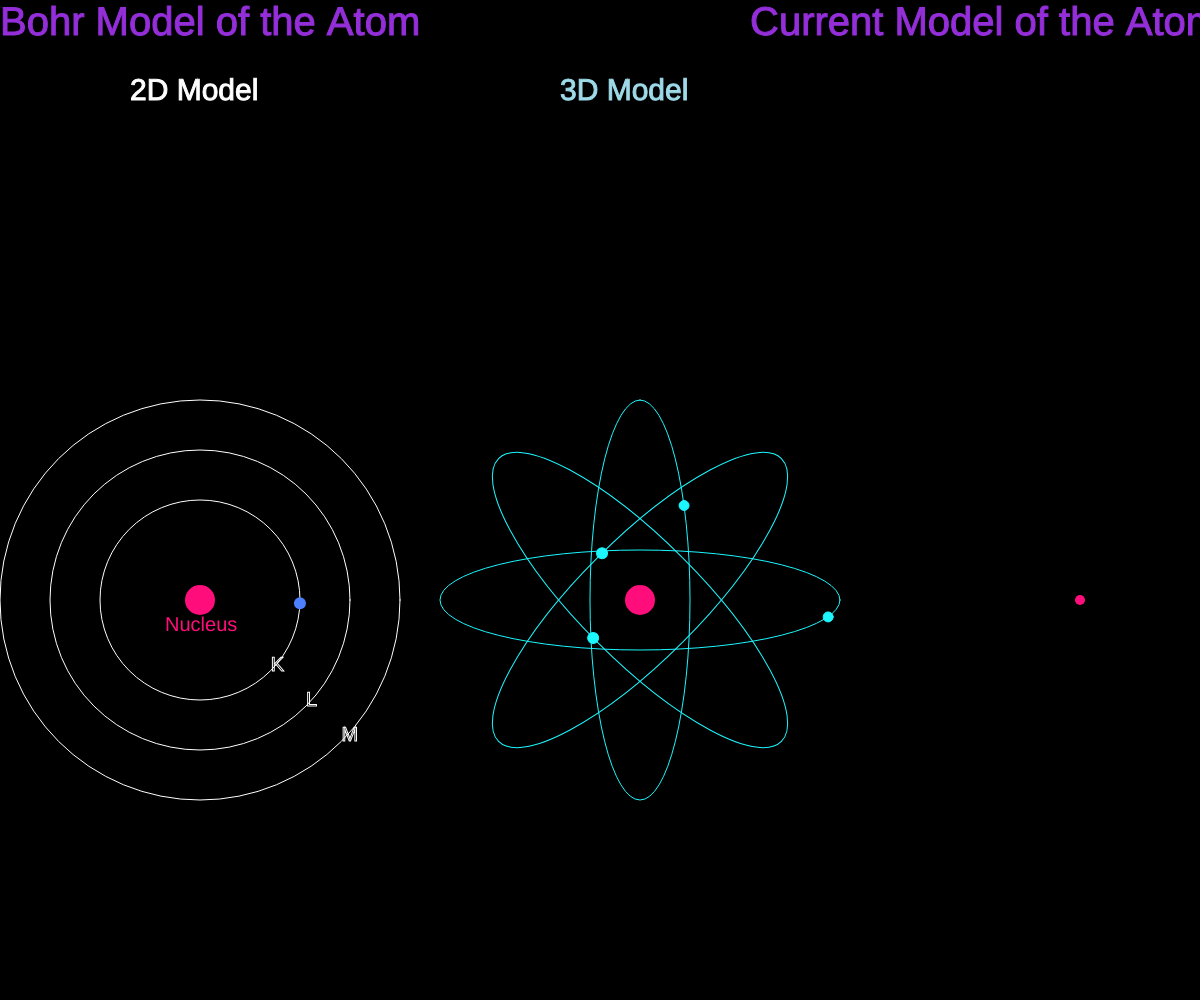
Frame 1 (no input)
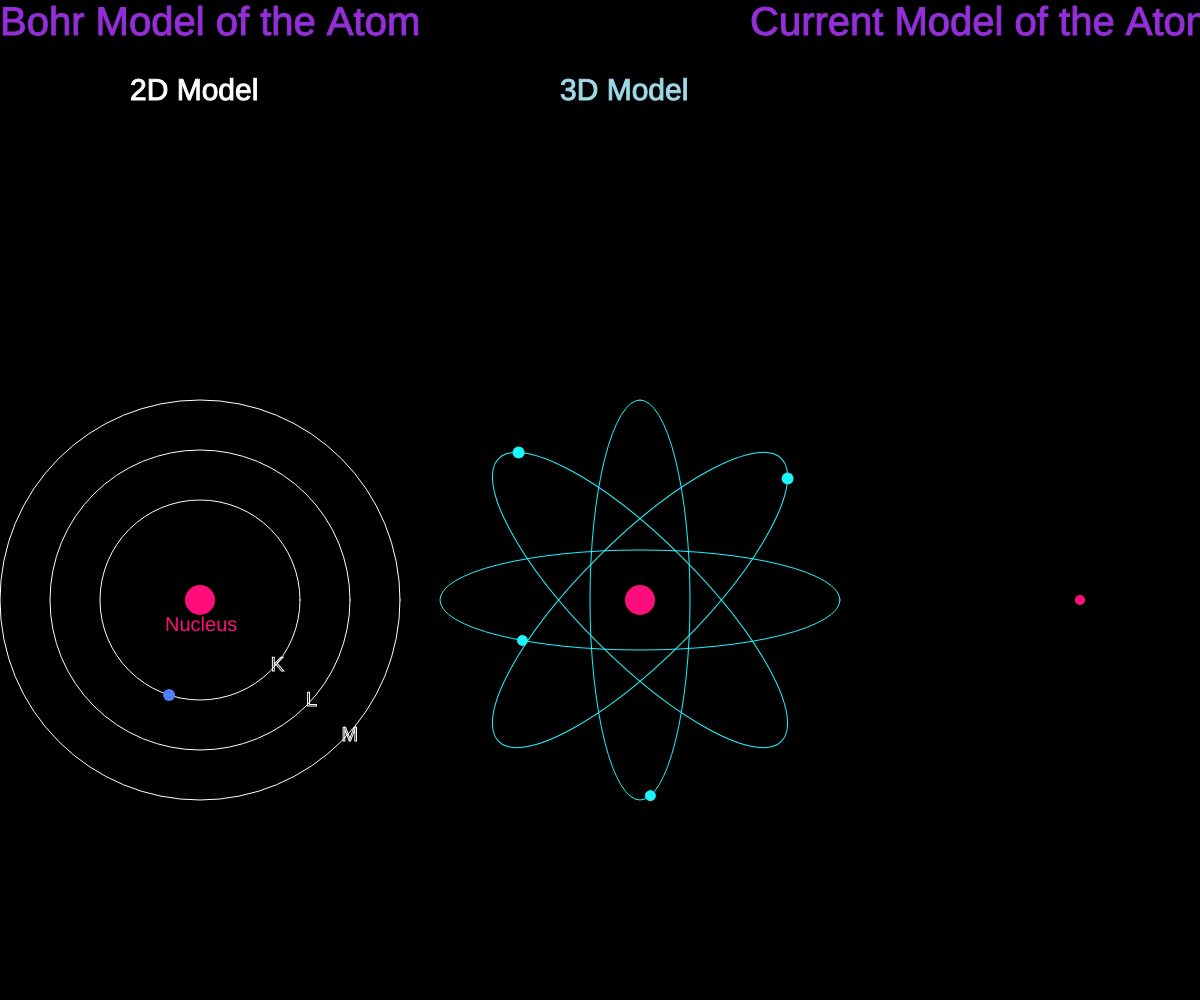
Frame 60 (no input)
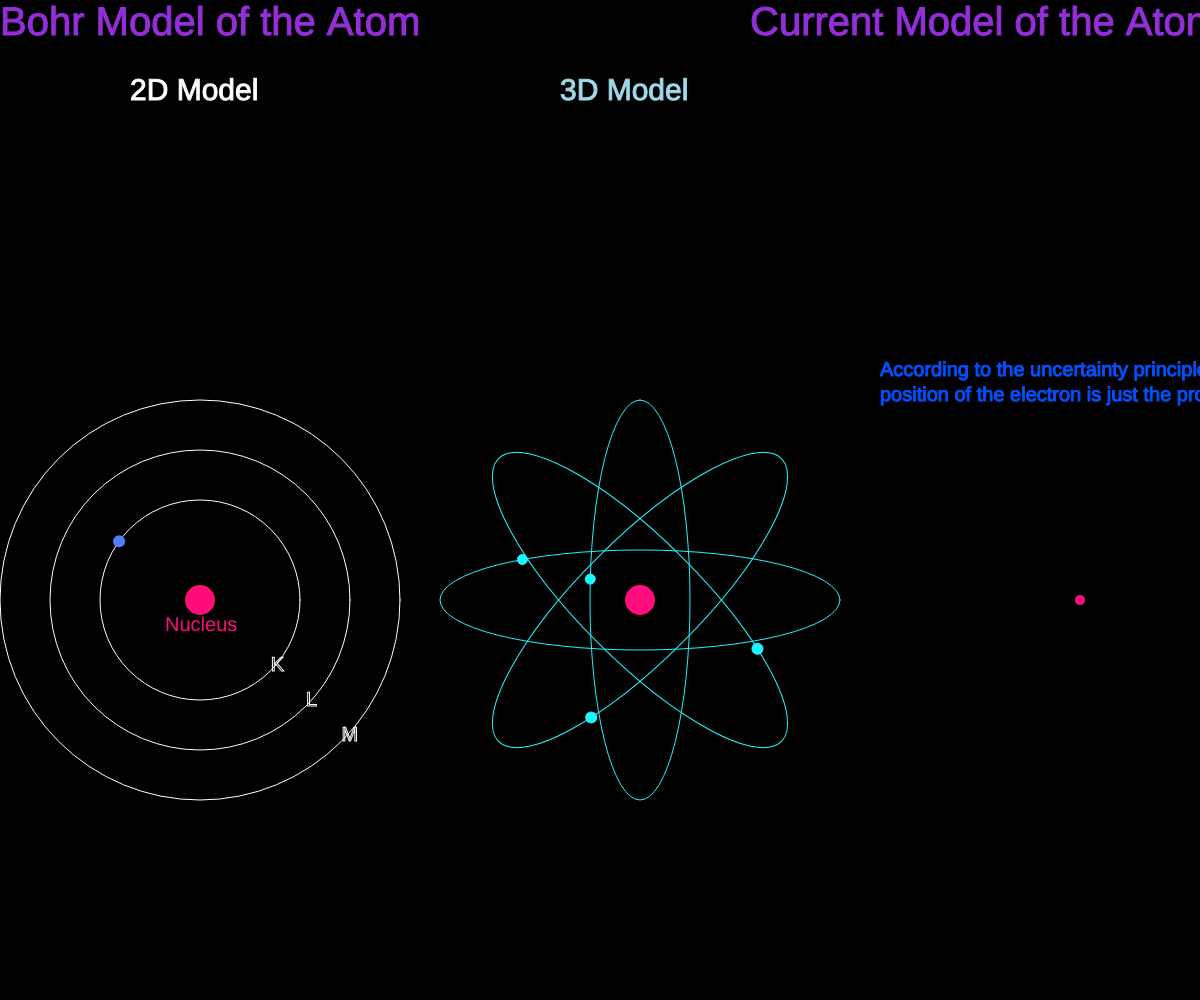
Frame 120 (the mouse pressed at the canvas centre since frame 60)

The p5.js sketch that drew these frames (run headless with seeded random() and noise() and a simulated clock; from frame 60 on, the mouse is pressed at the canvas centre):

// p5.js sketch
// ── sketch.js
// 最終課題を制作しよう
let x, y, orbit, w, Kw, Lw, Mw, c, n, r, X, Y,Kx, Ky,
 Lx, Ly, Mx, My, Nx, Ny, Px, Py, Nw,R, img1, img2,img3;

function setup(){
  createCanvas(windowWidth, windowHeight);
  x = 200;
  y = height * 3 / 5;
  w = 0;
  c = color(77, 127, 255);
  n = 1;

}

function draw(){
  background(0);
  Orbit();
  Nucleus();
  electron(x, y, 12, w);
  w += TWO_PI * 0.005;
  Title();
  // Introduction();
  Shells();
  noFill();
  push();
  translate(x * 3.2 , y);
  NucleusAndOrbital();
  electronK(Kx, Ky, 10, w);
  electronL(Lx, Ly, 11, w);
  electronM(Mx, My, 11, w);
  electronN(Nx, Ny, 10, w);
  pop();

  push();
  translate(x * 5.4, y);
  noStroke();
  fill(255, 13, 122);
  ellipse(0, 0, 10);
  keyPressed()
  Introduction();
  pop();
}

function Title(){
  noFill();
  fill(148, 46, 217);
  stroke(148, 46, 217);
  textSize(40);
  text("Bohr Model of the Atom", 0, 35);
  text("Current Model of the Atom", 750, 35);
}

function Introduction(){
  textSize(25);
  fill(255);
  if(mouseIsPressed){
    noFill();
    fill(0, 81, 255);
    stroke(0, 81, 255);
    textSize(20);
    let s = 'According to the uncertainty principle, position of the electron is just the probability.';
    text(s, -200 , -240, 400, 200);
  }
}

function Shells(){
  noFill();
  stroke(255);
  textSize(20);
  text("K", x + 100 * cos(PI / 4), y + 100 * sin(PI / 4) );
  text("L", x + 150 * cos(PI / 4), y + 150 * sin(PI / 4) );
  text("M", x + 200 * cos(PI / 4), y + 200 * sin(PI / 4) );
  textSize(30);
  fill(255);
  text("2D Model", x - 70, 100);
  textSize(30);
  noFill();
  fill(158, 218, 232);
  stroke(158, 218, 232);
  text("3D Model", x * 2.8,100);
}

function Orbit(){
  noFill()
  for(let i = 1; i < 4; i++){
    stroke(255)
    orbit  = 100 * (i+1);
      ellipse(x, y, orbit);
  }
}

function NucleusAndOrbital(){
  noStroke();
  fill(255, 13, 122);
  ellipse(0, 0, 30);
  noFill();
  stroke(28, 247, 255);
  ellipse(0 ,0, 400, 100);
}
function Nucleus(){
  noStroke();
  fill(255, 13, 122);
  ellipse(x, y, 30);
  textSize(20);
  text("Nucleus", x - 35, y + 31);
}

function electron(X, Y, r, w){
  beginShape();
  let theta = PI / 100;
  theta += w;
  X = x + cos(theta) * (n + 1) * 50;
  Y = y + sin(theta) * (n + 1) * 50;
  // 50,75,100 25(n+1) N=1,2,3
  fill(c);
  ellipse(X, Y, r);
  endShape();
}

function electronK(Kx, Ky, r, w){
  beginShape();
  let theta = PI / 10;
  // Kw = TWO_PI * 0.005;
  theta += w;
  Kx = cos(theta) * 200;
  Ky = sin(theta) * 50;
  fill(28, 247, 255);
  ellipse(Kx, Ky, r);
  endShape();
}

function electronL(Lx, Ly, r, w){
  beginShape();
  rotate(PI / 4);
  noFill();
  ellipse(0, 0, 400, 120);
  let theta = PI / 2;
  theta += w;
  Lx = cos(theta) * 200;
  Ly = sin(theta) * 60;
  fill(28, 247, 255);
  ellipse(Lx, Ly, r);
  endShape();
}

function electronM(Mx, My, r, w){
  beginShape();
  rotate(PI / 2);
  noFill();
  ellipse(0, 0, 400, 120);
  let theta = PI / 2;
  theta += w;
  Mx = cos(theta) * 200;
  My = sin(theta) * 60;
    fill(28, 247, 255);
  ellipse(Mx, My, r);
  // image(img2, Mx, My);
  endShape();
}

function electronN(Nx, Ny, r, w){
  beginShape();
  rotate(PI * 3 / 4);
  noFill();
  ellipse(0, 0, 400, 100);
  let theta = PI / 3;
  theta += w;
  Nx = cos(theta) * 200;
  Ny = sin(theta) * 50;
  fill(28, 247, 255);
  ellipse(Nx, Ny, r);
  endShape();
}

function electronP1(){//electron particle1
  beginShape();
  let theta  = random(0, TWO_PI)
  R = random(12, 120);
  Px = R * cos(theta);
  Py = R * sin(theta);
  fill(c);
  ellipse(Px, Py, 5);
  endShape();
}

function electronP2(){//electron particle2
  beginShape();
  let theta  = random(0, TWO_PI)
  R = random(120, 195);
  Px = R * cos(theta);
  Py = R * sin(theta);
  fill(c);
  ellipse(Px, Py, 5);
  endShape();
}

function electron1s(){
  textSize(30);
  fill(255);
  text("The 1s orbital", -100, -250);
  electronP1();electronP1();electronP1();electronP1();electronP1();electronP1();
  electronP1();electronP1();electronP1();electronP1();electronP1();electronP1();
  electronP1();electronP1();electronP1();electronP1();electronP1();electronP1();
  electronP1();electronP1();electronP1();electronP1();electronP1();electronP1();
  electronP1();electronP1();electronP1();electronP1();electronP1();electronP1();
  electronP1();electronP1();electronP1();electronP1();electronP1();electronP1();
  electronP2();electronP2();electronP2();electronP2();electronP2();electronP2();
  electronP2();electronP2();
}

function electronP3(){//electron particle3
  beginShape();
  let theta  = random(0, TWO_PI)
  R = random(12, 60);
  Px = R * cos(theta);
  Py = R * sin(theta);
  fill(c);
  ellipse(Px, Py, 5);
  endShape();
}

function electronP4(){//electron particle4
  beginShape();
  let theta  = random(0, TWO_PI)
  R = random(150, 195);
  Px = R * cos(theta);
  Py = R * sin(theta);
  fill(c);
  ellipse(Px, Py, 5);
  endShape();
}

function electron2s(){
  textSize(30);
  fill(255);
  text("The 2s orbital", -100, -250);
  electronP3();electronP3();electronP3();electronP3();electronP3();electronP3();
  electronP3();electronP3();electronP3();electronP3();electronP3();electronP3();
  electronP3();electronP3();electronP3();electronP3();electronP3();electronP3();
  electronP3();electronP3();
  electronP4();electronP4();electronP4();electronP4();electronP4();electronP4();
  electronP4();electronP4();electronP4();electronP4();electronP4();electronP4();
  electronP4();electronP4();electronP4();electronP4();electronP4();electronP4();
  electronP4();electronP4();electronP4();electronP4();electronP4();electronP4();
}

function electronP5(){//electron particle5
  beginShape();
  let theta  = random(0, TWO_PI)
  R = random(12, 40);
  Px = R * cos(theta);
  Py = R * sin(theta);
  fill(c);
  ellipse(Px, Py, 5);
  endShape();
}

function electronP6(){//electron particle6
  beginShape();
  let theta  = random(0, TWO_PI)
  R = random(70, 100);
  Px = R * cos(theta);
  Py = R * sin(theta);
  fill(c);
  ellipse(Px, Py, 5);
  endShape();
}

function electronP7(){//electron particle7
  beginShape();
  let theta  = random(0, TWO_PI)
  R = random(160, 195);
  Px = R * cos(theta);
  Py = R * sin(theta);
  fill(c);
  ellipse(Px, Py, 5);
  endShape();
}


function electron3s(){
  textSize(30);
  fill(255);
  text("The 3s orbital", -100, -250);
  electronP5();electronP5();electronP5();electronP5();electronP5();electronP5();
  electronP5();electronP5();electronP5();electronP5();electronP5();electronP5();
  electronP6();electronP6();electronP6();electronP6();electronP6();electronP6();
  electronP6();electronP6();electronP6();electronP6();electronP6();electronP6();
  electronP6();electronP6();electronP6();electronP6();electronP6();electronP6();
  electronP7();electronP7();electronP7();electronP7();electronP7();electronP7();
  electronP7();electronP7();electronP7();electronP7();electronP7();electronP7();
  electronP7();electronP7();electronP7();electronP7();electronP7();electronP7();
}

function qnumber1(){
  textSize(30);
  fill(255);
  text("(n = 1, K)", -800, -250);
}

function qnumber2(){
  textSize(30);
  fill(255);
  text("(n = 2, L)", -800, -250);
}

function qnumber3(){
  textSize(30);
  fill(255);
  text("(n = 3, M)", -800, -250);
}

function keyTyped() {
  if (key === '1'){ n = 1;}
  if (key === '2'){ n = 2;}
  if (key === '3'){ n = 3;}
}

function keyPressed(){
  if (key === '1'){electron1s(); qnumber1();}
  if (key === '2'){electron2s(); qnumber2();}
  if (key === '3'){electron3s(); qnumber3();}
}
